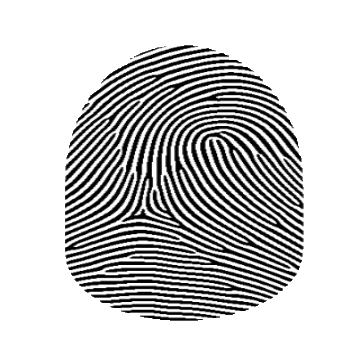
#> input picture segmented_img.tif, 360 x 360 px, given in place of segmented_img.jpg, which was not available
$ python sobelExercise.py   (older library calls are emulated)
#> lines starting #> are read from the running program, lines starting #| are printed output that depends on the picture; pictures that were not available may be replaced by others from this repository, and a replacement may not be noted
import cv2
import numpy as np
from matplotlib import pyplot as plt

# loading image
#img0 = cv2.imread('SanFrancisco.jpg',)
img0 = cv2.imread('segmented_img.jpg')
#> img0 is the input picture: shape (360, 360, 3); min 0, max 255, mean 199

# converting to gray scale
img = cv2.cvtColor(img0, cv2.COLOR_BGR2GRAY)

# remove noise
#img = cv2.GaussianBlur(gray,(3,3),0)

# convolute with proper kernels
laplacian = cv2.Laplacian(img,cv2.CV_64F)
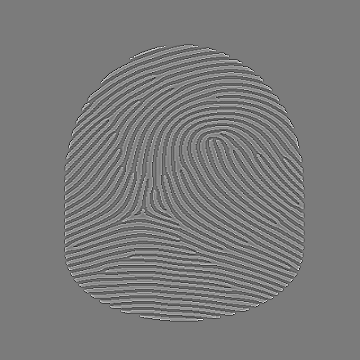
#> laplacian: shape (360, 360) float64; min -502, max 538, mean 0; drawn with min black and max white
cv2.imwrite("laplacian_img.jpg", laplacian)
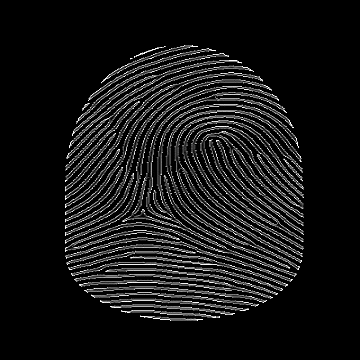
#> saved as laplacian_img.jpg: shape (360, 360); min 0, max 255, mean 21.9
sobelx = cv2.Sobel(img,cv2.CV_64F,1,0,ksize=5)  # x
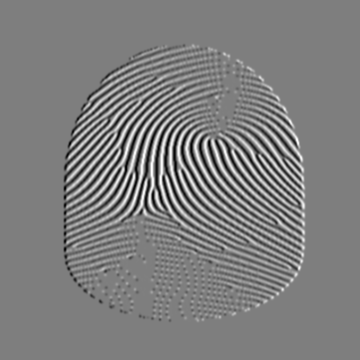
#> sobelx: shape (360, 360) float64; min -12028, max 12146, mean 0; drawn with min black and max white
cv2.imwrite("sobelx_img.jpg", sobelx)
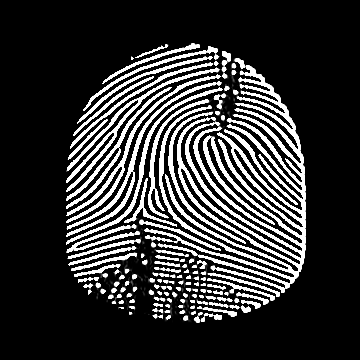
#> saved as sobelx_img.jpg: shape (360, 360); min 0, max 255, mean 51.2
sobely = cv2.Sobel(img,cv2.CV_64F,0,1,ksize=5)  # y
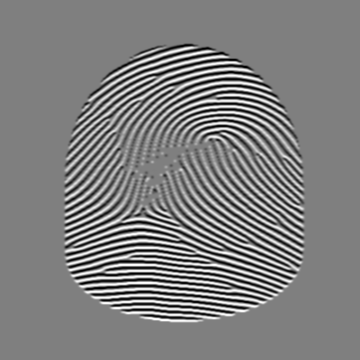
#> sobely: shape (360, 360) float64; min -12240, max 12240, mean 0; drawn with min black and max white
cv2.imwrite("sobely_img.jpg", sobelx)

plt.subplot(2,2,1),plt.imshow(img,cmap = 'gray')
plt.title('Original'), plt.xticks([]), plt.yticks([])
plt.subplot(2,2,2),plt.imshow(laplacian,cmap = 'gray')
plt.title('Laplacian'), plt.xticks([]), plt.yticks([])
plt.subplot(2,2,3),plt.imshow(sobelx,cmap = 'gray')
plt.title('Sobel X'), plt.xticks([]), plt.yticks([])
plt.subplot(2,2,4),plt.imshow(sobely,cmap = 'gray')
plt.title('Sobel Y'), plt.xticks([]), plt.yticks([])

plt.show()
